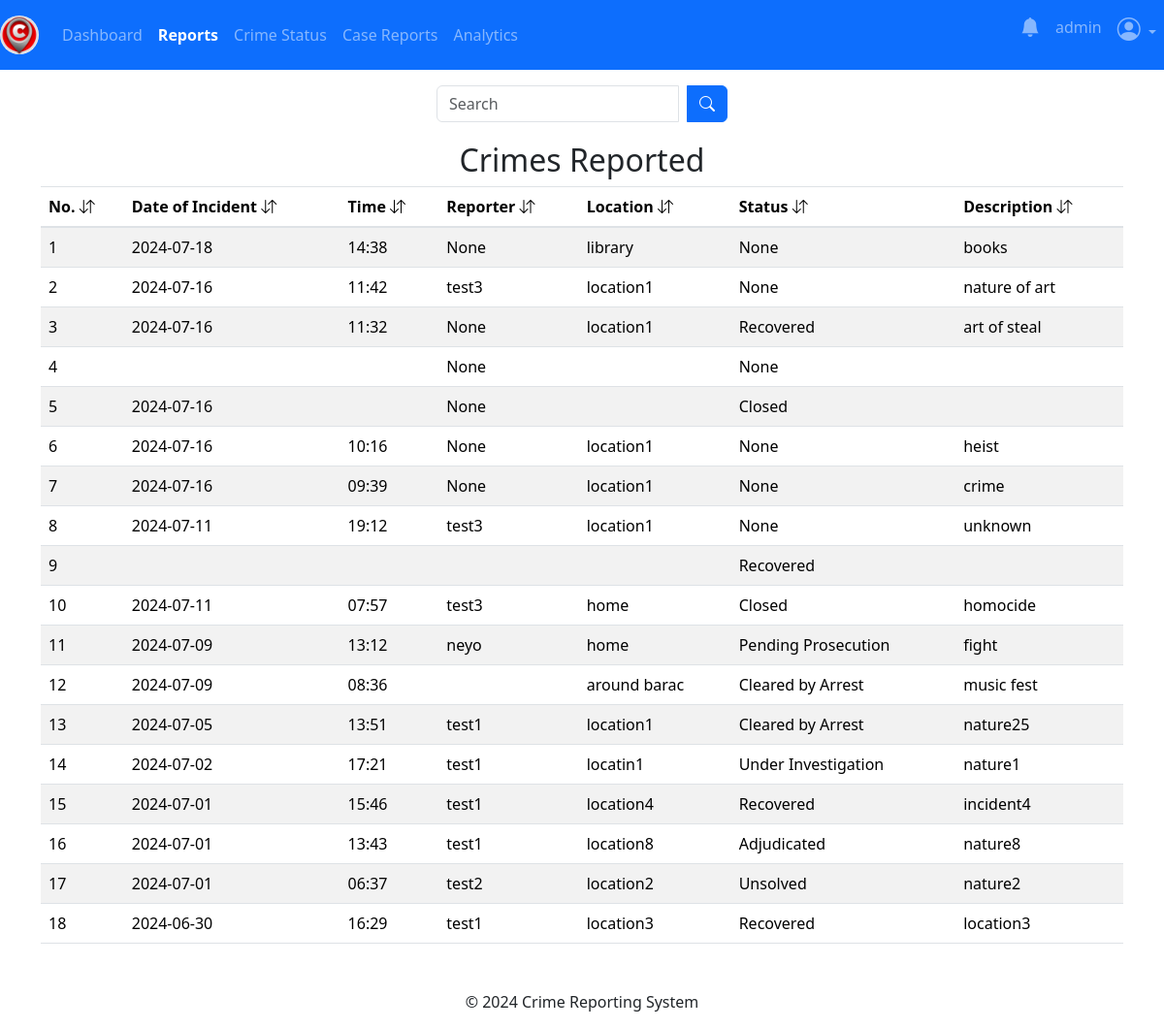
Before: /admin/reports (signed in) with the older database file.
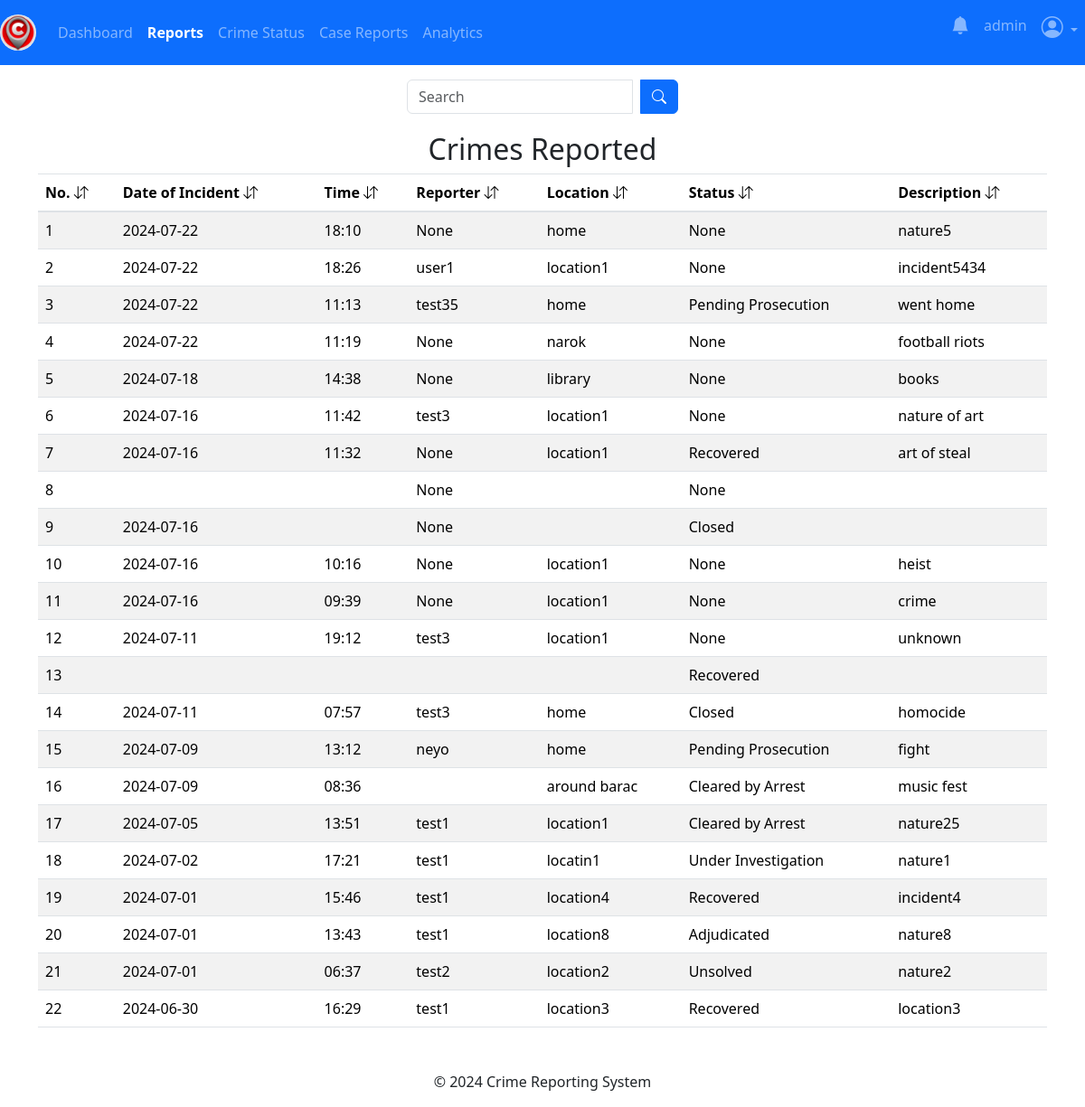
After: the same page with the newer database file.
### app/posts/models.py (models this page shows, shortened)
class Crime(db.Model, UserMixin):
    crime_id = db.Column(db.Integer, primary_key=True)
    date_of_incident = db.Column(db.String(10), nullable=False)
    issued_by = db.Column(db.String(20), nullable=True)
    time_of_incident = db.Column(db.String(10), nullable=False)
    phonenumber = db.Column(db.String(10), nullable=True)
    incident_location = db.Column(db.Text, nullable=False)
    incident_nature = db.Column(db.Text, nullable=False)
    incident_details = db.Column(db.Text, nullable=False)
    suspect_details = db.Column(db.Text, nullable=True)
    arrest_history = db.Column(db.Text, nullable=True)
    suspect_name = db.Column(db.String(10), nullable=True)
    comments = db.Column(db.Text, nullable=True)
    crime_status = db.Column(db.String(10), nullable=True)
    latitude = db.Column(db.Float)
    longitude = db.Column(db.Float)
    crime_file_upload = db.Column(db.Text, nullable=True)
    crime_file_name = db.Column(db.Text, nullable=True)
    crime_mimetype = db.Column(db.Text, nullable=True)
    date_crime_received = db.Column(db.DateTime(timezone=True), default=current_time())
    reporter_id = db.Column(db.Integer, db.ForeignKey('user.id'))

### app/admins/routes.py (the view)
@admins.route('/admin/reports')
@admin_required
def reports():
    search_query = request.args.get('search_query', '')
    try:
        if search_query:
            crimes = Crime.query.filter(
                Crime.incident_location.ilike(f'%{search_query}%') |
                Crime.issued_by.ilike(f'%{search_query}%') |
                Crime.date_of_incident.ilike(f'%{search_query}%') |
                Crime.time_of_incident.ilike(f'%{search_query}%') |
                Crime.date_crime_received.ilike(f'%{search_query}%') |
                Crime.crime_status.ilike(f'%{search_query}%') |
                Crime.incident_nature.ilike(f'%{search_query}%')
            ).order_by(desc(Crime.date_crime_received)).all()
        else:
            crimes = Crime.query.order_by(desc(Crime.date_crime_received)).all()
    except Exception as e:
        current_app.logger.error(f"Database error: {str(e)}")
        flash("An error occurred while fetching reports.", "danger")
        return redirect(url_for('admins.reports'))
    if not crimes:
        flash("No reports found.", "info")
    return render_template('admin/reports.html', title='Reports Dashboard', crimes=crimes)

### app/admins/routes.py (called while the page is built)
def admin_required(f):
    @wraps(f)
    def decorated_function(*args, **kwargs):
        if not session.get('admin_id'):
            flash('You need to be logged in as an admin to access the page.', 'danger')
            return redirect(url_for('admins.adminIndex'))
        return f(*args, **kwargs)
    return decorated_function

### app/templates/admin/reports.html (shortened to what this page needs)
{% extends 'admin/layout.html' %} {% block content %}
<div class="container">
  <br />
  <form
    method="GET"
    action="{{ url_for('admins.reports') }}"
    class="search-form"
  >
    <div class="input-group search-input">
      <input
        type="text"
        name="search_query"
        class="form-control"
        placeholder="Search"
      />
      <div class="input-group-append ms-2">
        <button type="submit" class="btn btn-primary">
          <i class="bi bi-search"></i>
        </button>
      </div>
    </div>
  </form>
  {% if crimes %}
  <table class="table table-striped table-hover">
    <h2 style="text-align: center">Crimes Reported</h2>
    <thead>
      <tr>
        <th scope="col">No. <i class="bi bi-arrow-down-up"></i></th>
        <th scope="col">
          Date of Incident <i class="bi bi-arrow-down-up"></i>
        </th>
        <th scope="col">Time <i class="bi bi-arrow-down-up"></i></th>
        <th scope="col">Reporter <i class="bi bi-arrow-down-up"></i></th>
        <th scope="col">Location <i class="bi bi-arrow-down-up"></i></th>
        <th scope="col">Status <i class="bi bi-arrow-down-up"></i></th>
        <th scope="col">Description <i class="bi bi-arrow-down-up"></i></th>
      </tr>
    </thead>
    <tbody>
      {% for crime in crimes %}
      <tr
        onclick="crimeDetails('{{ crime.crime_id }}')"
        style="cursor: pointer"
      >
        <td>{{ loop.index }}</td>
        <td>{{ crime.date_of_incident }}</td>
        <td>{{ crime.time_of_incident }}</td>
        <td>{{ crime.issued_by }}</td>
        <td>{{ crime.incident_location }}</td>
        <td>{{ crime.crime_status }}</td>
        <td>{{ crime.incident_nature }}</td>
      </tr>
      {% endfor %}
    </tbody>
  </table>
  {% endif %}
  {% endblock content %}

### app/templates/admin/layout.html (shortened to what this page needs)
<!DOCTYPE html>
<html lang="en">
  <head>
    <link
      rel="stylesheet"
      href="https://cdn.jsdelivr.net/npm/bootstrap-icons@1.11.3/font/bootstrap-icons.min.css"
    />
    <link
      href="https://stackpath.bootstrapcdn.com/bootstrap/4.5.2/css/bootstrap.min.css"
      rel="stylesheet"
    />
    <link
      href="https://cdn.jsdelivr.net/npm/bootstrap@5.3.3/dist/css/bootstrap.min.css"
      rel="stylesheet"
    />
  </head>
  <body>
    <nav class="navbar navbar-expand-md navbar-dark bg-primary fixed-top">
      {% if session.get('admin_name') %}
      <a
        class="navbar-brand nav-link active"
        href="{{ url_for('admins.adminDashboard') }}"
        ><img src="{{ url_for('static', filename='img/logo1.png') }}" alt="E-Security" class="d-inline-block align-top navbar-brand-img">
      </a>
      {% else %}
      <a
        class="navbar-brand nav-link active"
        href="{{ url_for('main.home_page') }}"
        ><img src="{{ url_for('static', filename='img/logo1.png') }}" alt="E-Security" class="d-inline-block align-top navbar-brand-img">
      </a>
      {% endif %}
      <div class="collapse navbar-collapse" id="navbarSupportedContent">
        {% if session.get('admin_name') %}
        <ul class="navbar-nav">
          <li class="new-item {% if request.endpoint == 'admins.adminDashboard' %}active{% endif %}">
            <a class="nav-link" href="{{ url_for('admins.adminDashboard') }}"
              >Dashboard</a
            >
          </li>
          <li class="new-item {% if request.endpoint == 'admins.reports' %}active{% endif %}">
            <a class="nav-link" href="{{ url_for('admins.reports') }}"
              >Reports</a
            >
          </li>
          <li class="new-item {% if request.endpoint == 'admins.crimeStatus' %}active{% endif %}">
            <a class="nav-link" href="{{ url_for('admins.crimeStatus') }}"
              >Crime Status</a
            >
          </li>
          <li class="new-item {% if request.endpoint == 'admins.case_reports' %}active{% endif %}">
            <a class="nav-link" href="{{ url_for('admins.case_reports') }}"
              >Case Reports</a
            >
          </li>
          <li class="new-item {% if request.endpoint == 'admins.analytics' %}active{% endif %}">
            <a class="nav-link" href="{{ url_for('admins.analytics') }}"
              >Analytics</a
            >
          </li>
        </ul>
        <ul class="navbar-nav ms-auto">
          <li class="nav-item {% if request.endpoint == 'admins.notifications' %}active{% endif %}">
            <a class="nav-link" href="{{ url_for('admins.notifications') }}"
              ><i class="bi bi-bell-fill h5" style="color: dark"></i
            ></a>
          </li>
          <li class="nav-item">
            <p class="nav-link">{{ session.get('admin_name') }}</p>
          </li>
          <li class="nav-item dropdown {% if request.endpoint == 'admins.adminChangePassword' %}active{% endif %}">
            <a
              class="nav-link dropdown-toggle"
              href="#"
              role="button"
              data-bs-toggle="dropdown"
              aria-expanded="false"
            >
              <i class="bi bi-person-circle h4"></i>
            </a>
          </li>
        </ul>
        {% else %}
        <ul class="navbar-nav">
        <li class="nav-item {% if request.endpoint == 'main.about' %}active{% endif %}">
          <a class="nav-link" href="{{ url_for('main.about') }}">About</a>
        </li>
        </ul>
        {% endif %}
      </div>
    </nav>
    <br />
    {% block content %} {% endblock content %}
    <footer class="text-center mt-5">
      <p>&copy; 2024 Crime Reporting System</p>
    </footer>
  </body>
</html>

### app/templates/admin/layout.html (style rules this page uses)
body { height: 100%; width: 100%; padding-top: 40px; }
.navbar-nav .new-item.active .nav-link { font-weight: bold; color: white; }
.navbar-brand-img { height: 40px; width: auto; border-radius: 50%; object-fit: cover; }

### app/templates/admin/reports.html (style rules this page uses)
.search-form { display: flex; justify-content: center; margin-bottom: 20px; }
.search-input { width: 300px; }

Changed rows visible on the page:
added Crime: date_of_incident "2024-07-22", time_of_incident "18:10", issued_by "None", incident_location "home", crime_status "None", incident_nature "nature5"
added Crime: date_of_incident "2024-07-22", time_of_incident "18:26", issued_by "user1", incident_location "location1", crime_status "None", incident_nature "incident5434"
added Crime: date_of_incident "2024-07-22", time_of_incident "11:13", issued_by "test35", incident_location "home", crime_status "Pending Prosecution", incident_nature "went home"
added Crime: date_of_incident "2024-07-22", time_of_incident "11:19", issued_by "None", incident_location "narok", crime_status "None", incident_nature "football riots"
